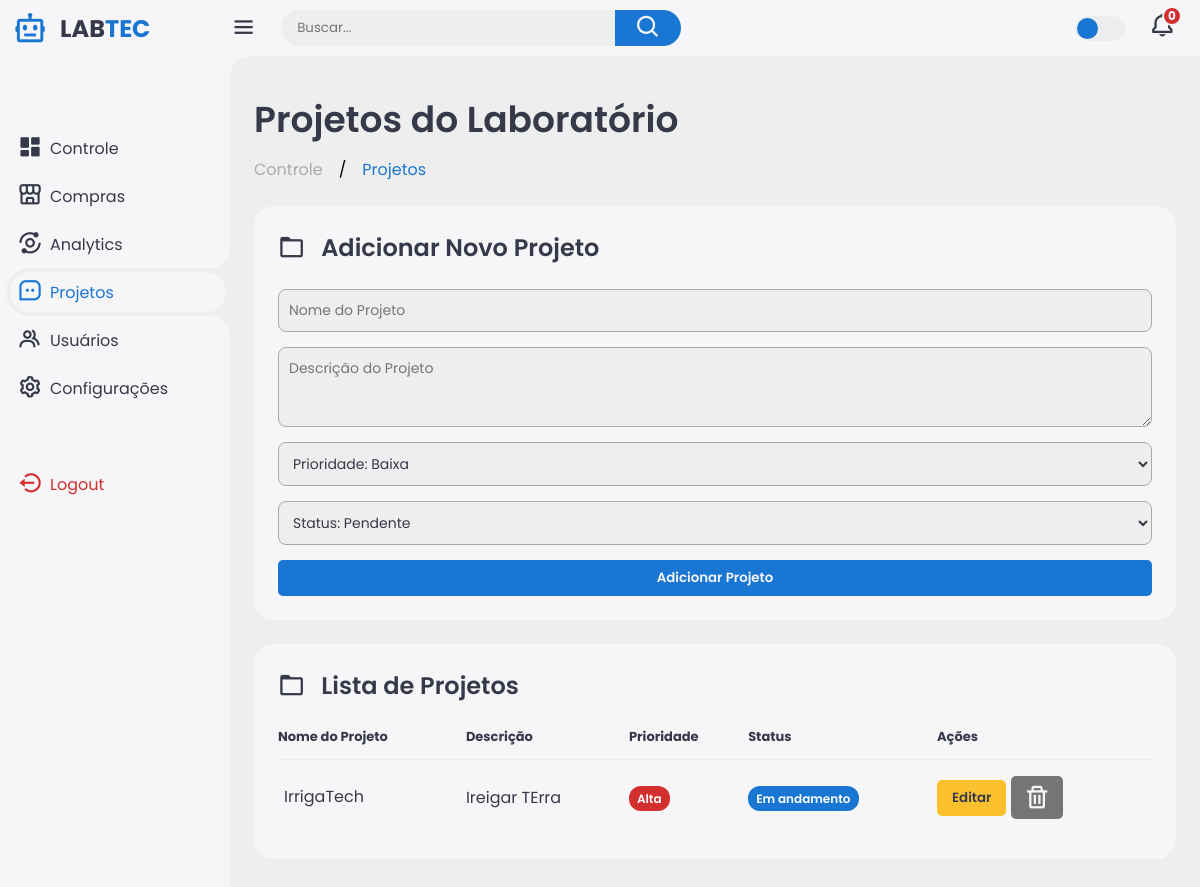
/projetos, run on an earlier commit of the app's database.
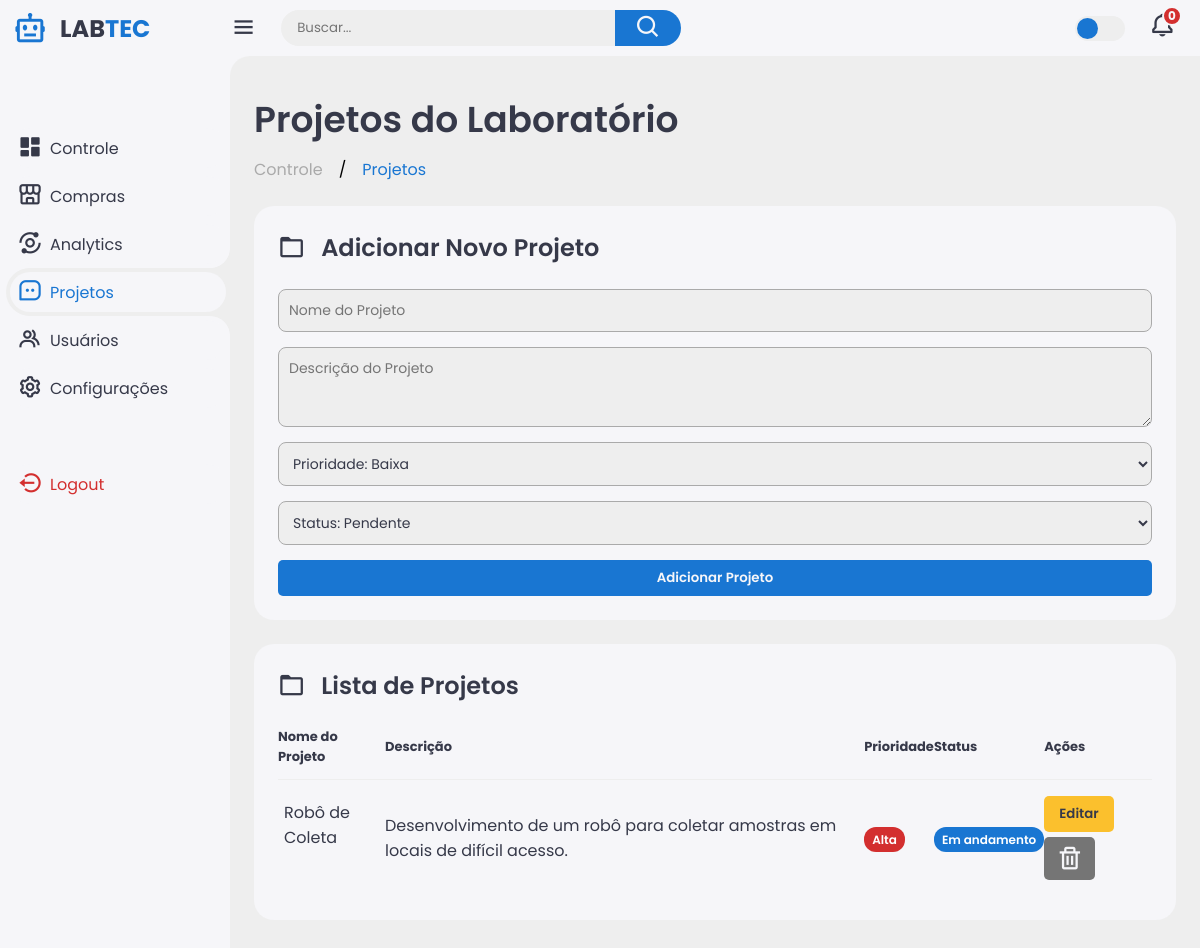
And on a later commit of the database.
### tables this page shows
CREATE TABLE projetos (
    id INTEGER PRIMARY KEY AUTOINCREMENT,
    nome TEXT NOT NULL,
    descricao TEXT,
    prioridade TEXT NOT NULL,
    status TEXT NOT NULL
);

### app.py (the view)
@app.route("/projetos")
def projetos():
    conn = get_db()
    cursor = conn.cursor()
    cursor.execute("SELECT * FROM projetos ORDER BY prioridade DESC, nome ASC")
    projetos = cursor.fetchall()
    conn.close()
    return render_template("projetos.html", projetos=projetos)

### app.py (called while the page is built)
def get_db():
    conn = sqlite3.connect(DB_NAME)
    conn.row_factory = sqlite3.Row
    return conn

### templates/projetos.html (shortened to what the changed rows need)
<!DOCTYPE html>
<html lang="en">
<head>
    <link href='https://unpkg.com/boxicons@2.1.4/css/boxicons.min.css' rel='stylesheet'>
    <link rel="stylesheet" href="{{ url_for('static', filename='css/style.css') }}">
</head>
<body>
    <div class="content">
        <main>
            <div class="header">
                <div class="left">
                    <h1>Projetos do Laboratório</h1>
                </div>
            </div>
            <div class="bottom-data">
                <div class="orders">
                    <table>
                        <thead>
                            <tr>
                                <th>Nome do Projeto</th>
                                <th>Descrição</th>
                                <th>Prioridade</th>
                                <th>Status</th>
                                <th>Ações</th>
                            </tr>
                        </thead>
                        <tbody>
                            {% for projeto in projetos %}
                            <tr>
                                <td>{{ projeto.nome }}</td>
                                <td>{{ projeto.descricao }}</td>
                                <td><span class="tag prioridade-{{ projeto.prioridade|lower|replace('á', 'a') }}">{{ projeto.prioridade }}</span></td>
                                <td><span class="tag status-{{ projeto.status|lower|replace(' ', '-') }}">{{ projeto.status }}</span></td>
                                <td class="actions-cell">
                                    <button class="btn-edit" onclick="showEditModal({{ projeto.id }}, '{{ projeto.nome }}', '{{ projeto.descricao }}', '{{ projeto.prioridade }}', '{{ projeto.status }}')">Editar</button>
                                    <form method="POST" action="{{ url_for('excluir_projeto', projeto_id=projeto.id) }}" style="display:inline-block;">
                                        <button type="submit" class="btn-delete" onclick="return confirm('Tem certeza que deseja excluir este projeto?');"><i class='bx bx-trash'></i></button>
                                    </form>
                                </td>
                            </tr>
                            {% endfor %}
                        </tbody>
                    </table>
                </div>
            </div>
        </main>
    </div>
</body>
</html>

What changed in the data, as far as the page shows it:
removed projetos: nome "IrrigaTech", descricao "Ireigar TErra", prioridade "Alta", status "Em andamento"
added projetos: nome "Robô de Coleta", descricao "Desenvolvimento de um robô para coletar amostras em locais de difícil acesso.", prioridade "Alta", status "Em andamento"
